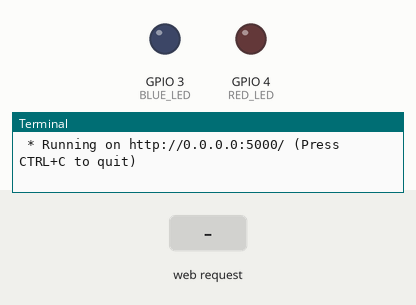
This program was run on a simulated Raspberry Pi (BCM pin numbers). Parts: output pins drawn as LEDs (lit = HIGH), the last lines printed to the terminal. The test bench sets the inputs (shaded band). The clock reads 2024-03-15 10:24:30 at power-on unless the program sets it.

Above: at 1.2 s.
1.3 s: HTTP request for /led/red/on received
At 2.4 s:
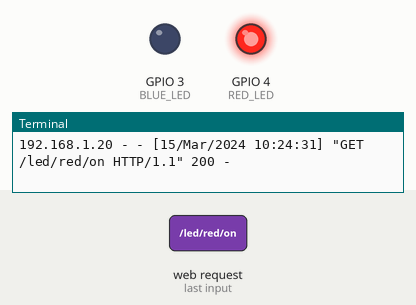
2.8 s: HTTP request for /led/blue/on received
At 3.5 s:
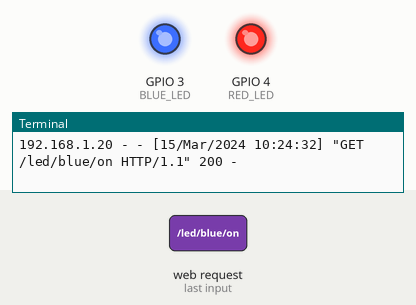
4.3 s: HTTP request for /led/red/off received
At 4.7 s:
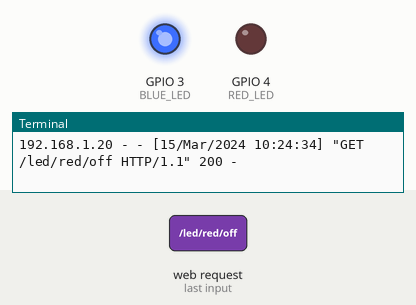
Timing chart, 0 to 7.3 s (numbered marks = the images above; inputs shaded):
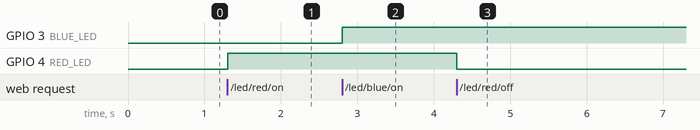

Measured:
- after the input at 1.3 s, GPIO 4 (RED_LED): LOW → HIGH at once
- after the input at 2.8 s, GPIO 3 (BLUE_LED): LOW → HIGH at once
- after the input at 4.3 s, GPIO 4 (RED_LED): HIGH → LOW at once

The program:

flask_led_task.py
```python
from flask import Flask
import RPi.GPIO as GPIO

app = Flask(__name__)

RED_LED = 4
BLUE_LED = 3
GPIO.setmode(GPIO.BCM)
GPIO.setup(RED_LED, GPIO.OUT)
GPIO.setup(BLUE_LED, GPIO.OUT)

@app.route("/")
def hello():
    return '''
        <p>Hello, Flask!!</p>
        <a href="/led/red/on">RED LED ON</a>
        <a href="/led/red/off">RED LED OFF</a><br>
        <a href="/led/blue/on">BLUE LED ON</a>
        <a href="/led/blue/off">BLUE LED OFF</a>
    '''

@app.route("/led/<color>/<op>")
def led_op(color, op):
    if color == "red" and op == "on":
        GPIO.output(RED_LED, GPIO.HIGH)
        return '''
            <p>RED LED ON</p>
            <a href="/">Go Home</a>
        '''
    elif color == "red" and op == "off":
        GPIO.output(RED_LED, GPIO.LOW)
        return '''
            <p>RED LED OFF</p>
            <a href="/">Go Home</a>
        '''
    elif color == "blue" and op == "on":
        GPIO.output(BLUE_LED, GPIO.HIGH)
        return '''
            <p>BLUE LED ON</p>
            <a href="/">Go Home</a>
        '''
    elif color == "blue" and op == "off":
        GPIO.output(BLUE_LED, GPIO.LOW)
        return '''
            <p>BLUE LED OFF</p>
            <a href="/">Go Home</a>
        '''

if __name__ == "__main__":
    try:
        app.run(host="0.0.0.0")
    finally:
        GPIO.cleanup()
```
